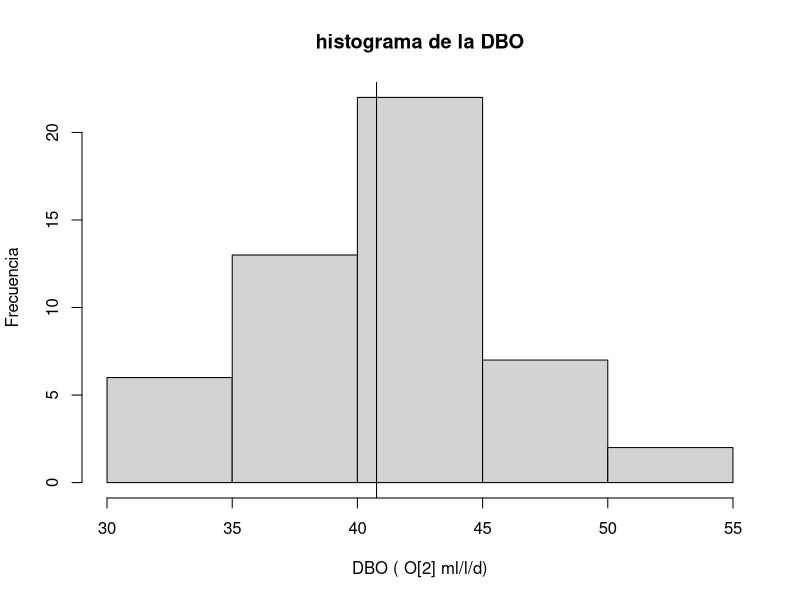
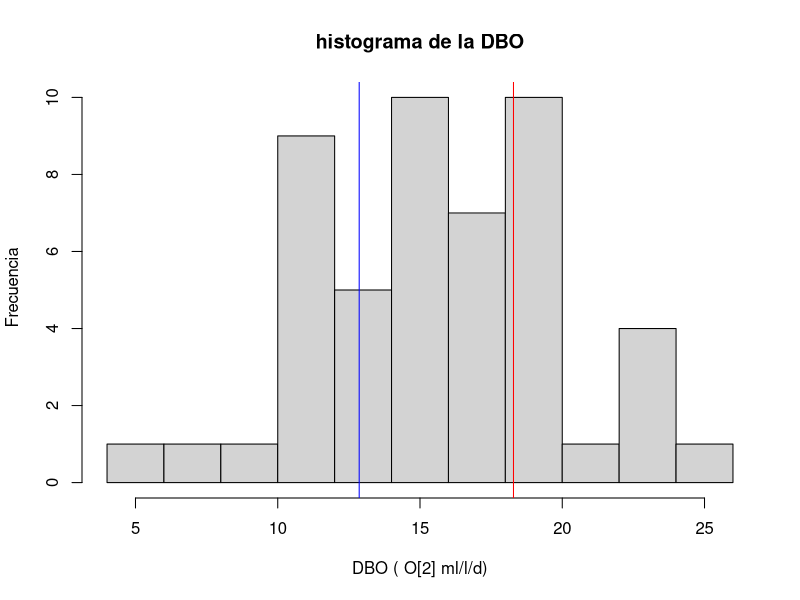
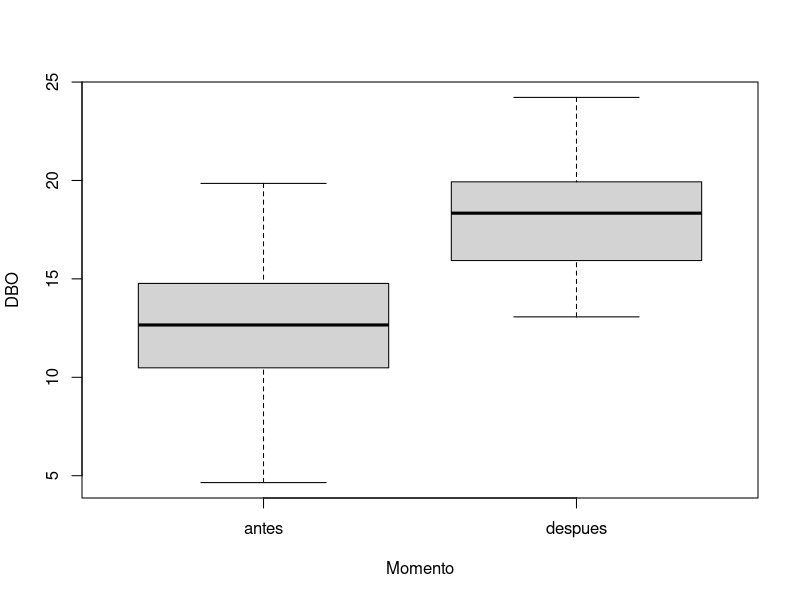

Write the R code that produced these figures, in order.
## ---- chunk 1
library(tidyverse)
## ---- chunk 2
datos <- read_csv("datos1.csv")
## ---- chunk 3
hist(datos$DBO, main = "histograma de la DBO", xlab = paste("DBO (", expression(O[2]), "ml/l/d)"), ylab =" Frecuencia")
abline(v=mean(datos$DBO))


## ---- chunk 4

sd(datos$DBO)/sqrt(length(datos$DBO))

## ---- chunk 5
t.test(datos$DBO, alternative = "greater", mu = 30)

## ---- chunk 6
datos <- read_csv("datos2.csv")
## ---- chunk 7
hist(datos$DBO, main = "histograma de la DBO", xlab = paste("DBO (", expression(O[2]), "ml/l/d)"), ylab =" Frecuencia")
abline(v = mean(datos$DBO[1:25]), col = "blue")
abline(v = mean(datos$DBO[26:50]),  col = "red")

boxplot(DBO~Momento, data = datos)
## ---- chunk 8

## ---- chunk 9
qt(0.05, df = 48)
## ---- chunk 10
t.test(DBO~Momento, data = datos, alternative = "l")

## ---- chunk 11
t.test(DBO~Momento, data = datos, alternative = "l", var.equal = TRUE)

